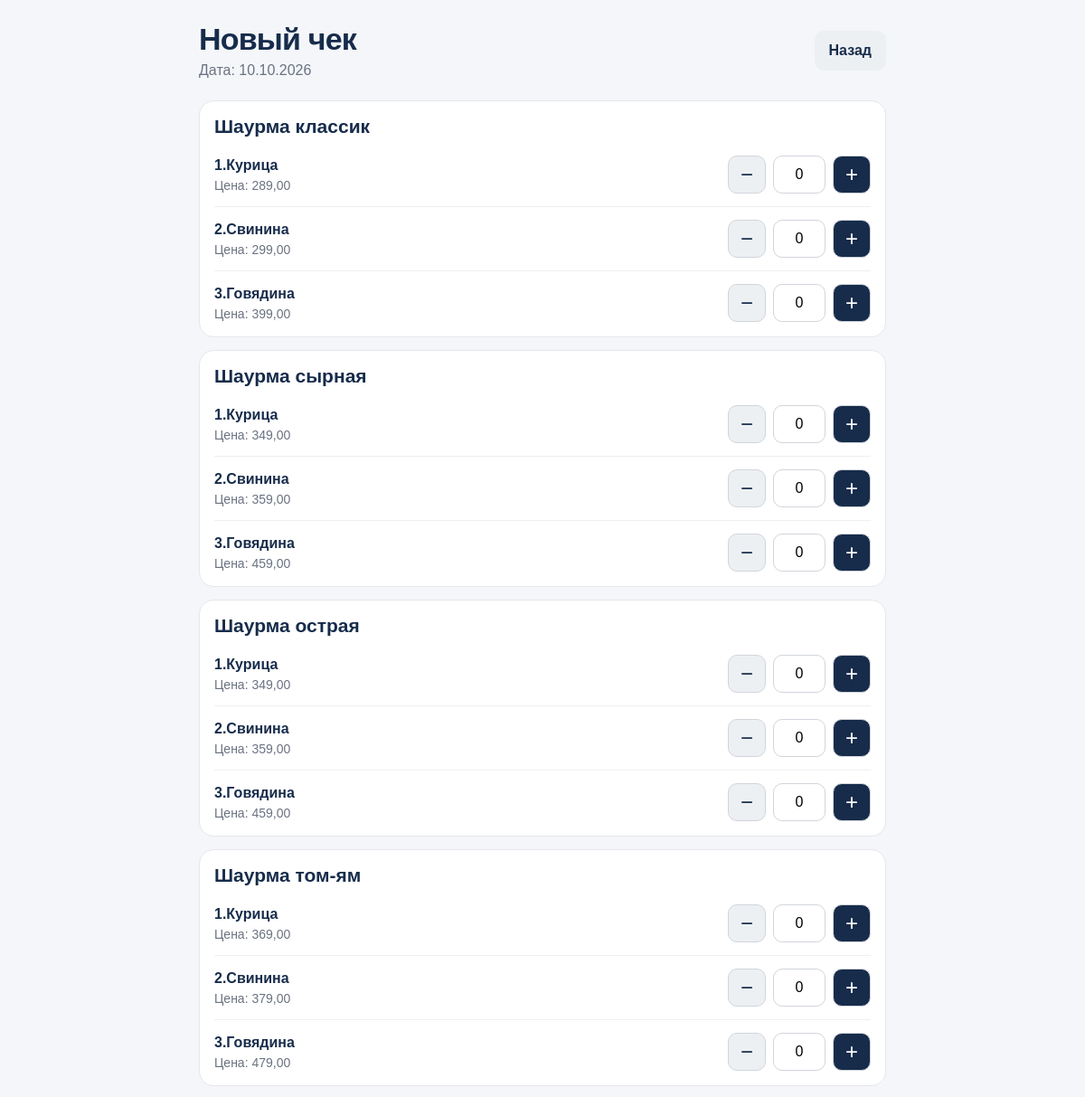
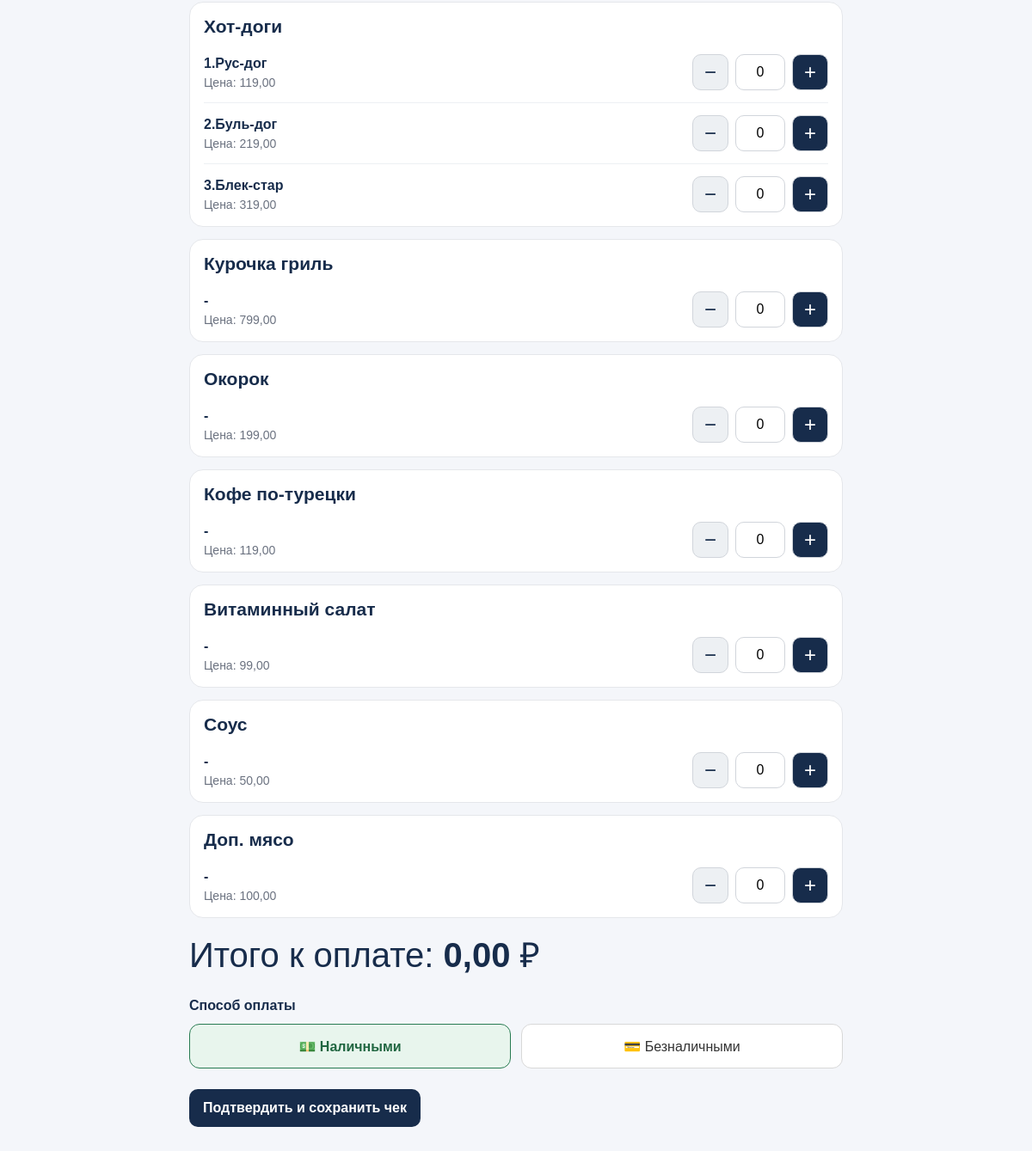
Screenshot of /receipt/new/ (signed in) with the database file from the repository (2 pictures, top to bottom).
### workplace/models.py (models this page shows, shortened)
class Report(models.Model):
    date = models.DateField("Дата", unique=True)
    is_closed = models.BooleanField("День закрыт", default=False)
    closed_at = models.DateTimeField(
        "Время закрытия",
        null=True,
        blank=True,
    )
    closed_by = models.ForeignKey(
        settings.AUTH_USER_MODEL,
        on_delete=models.SET_NULL,
        null=True,
        blank=True,
        related_name="closed_reports",
        verbose_name="Кто закрыл",
    )
    class Meta:
        ordering = ["-date"]
        verbose_name = "Дневной отчёт"
        verbose_name_plural = "Дневные отчёты"

class Product(models.Model):
    name = models.CharField("Название товара", max_length=200)
    is_active = models.BooleanField("Активен", default=True)
    sort_order = models.PositiveIntegerField("Порядок сортировки", default=0)
    class Meta:
        ordering = ["sort_order", "name"]
        verbose_name = "Товар"
        verbose_name_plural = "Товары"

class ProductVariant(models.Model):
    product = models.ForeignKey(
        Product,
        on_delete=models.CASCADE,
        related_name="variants",
        verbose_name="Товар",
    )
    name = models.CharField("Название варианта", max_length=200)
    price = models.DecimalField(
        "Цена",
        max_digits=10,
        decimal_places=2,
    )
    is_active = models.BooleanField("Активен", default=True)
    class Meta:
        ordering = ["product__name", "name"]
        constraints = [
            models.UniqueConstraint(
                fields=["product", "name"],
                name="unique_variant_name_per_product",
            ),
        ]
        verbose_name = "Вариант товара"
        verbose_name_plural = "Варианты товаров"

### workplace/views.py (the view)
# urls.py: path("receipt/new/", views.new_receipt, name="new_receipt"),
@login_required
def new_receipt(request):
    report = get_today_report()
    if report.is_closed:
        return redirect("index")
    products = get_ordered_products()
    return render(request, "workplace/new_receipt.html", {
        "products": products,
        "submission_token": uuid.uuid4(),
        "report": report,
    })

### workplace/views.py (called while the page is built)
def get_today_report():
    today = timezone.localdate()
    report, _ = Report.objects.get_or_create(date=today)
    return report

def get_ordered_products():
    return Product.objects.filter(
        is_active=True,
        variants__is_active=True,
    ).distinct().order_by(
        "sort_order",
        "name",
    ).prefetch_related("variants")

### workplace/templates/workplace/new_receipt.html (shortened to what this page needs)
{% extends "workplace/base.html" %}
{% block content %}
<main class="page">
    <header class="page-header">
        <div>
            <h1>Новый чек</h1>
            <p>Дата: {{ report.date|date:"d.m.Y" }}</p>
        </div>
        <a class="back-link" href="{% url 'index' %}">Назад</a>
    </header>
    <form method="post" action="{% url 'create_receipt' %}"
        data-confirm="receipt">
        {% for product in products %}
            <section class="product-card receipt-product">
                <h2>{{ product.name }}</h2>
                {% for variant in product.variants.all %}
                    {% if variant.is_active %}
                        <div class="variant-row">
                            <div class="variant-info">
                                <strong>{{ variant.name }}</strong>
                                <span>Цена: {{ variant.price|floatformat:2 }}</span>
                            </div>
                            <div class="quantity-control">
                                <button type="button" class="quantity-button minus" aria-label="Уменьшить количество">−</button>
                                <input
                                    type="number"
                                    name="quantity_{{ variant.id }}"
                                    value="0"
                                    min="0"
                                    step="1"
                                    inputmode="numeric"
                                    class="quantity-input"
                                >
                                <button type="button" class="quantity-button plus" aria-label="Увеличить количество">+</button>
                            </div>
                        </div>
                    {% endif %}
                {% endfor %}
            </section>
        {% empty %}
            <p class="empty-message">
                Сначала добавь товары и варианты в административной панели.
            </p>
        {% endfor %}
            <div class="checkout-total">
                <span>Итого к оплате:</span>
                <strong id="checkout-total">0.00 ₽</strong>
            </div>
            <div class="payment-method">
            <label for="payment_method">Способ оплаты</label>
            <div class="payment-options">
                <label class="payment-option">
                    <span>💵 Наличными</span>
                </label>
                <label class="payment-option">
                    <span>💳 Безналичными</span>
                </label>
            </div>
        </div>
        {% if products %}
            <button class="primary-button" type="submit">
                Подтвердить и сохранить чек
            </button>
        {% endif %}
    </form>
</main>
{% endblock %}

### workplace/templates/workplace/base.html (shortened to what this page needs)
{% load static %}
<!DOCTYPE html>
<html lang="ru">
<head>
    <link rel="stylesheet" href="{% static 'workplace/style.css' %}">
</head>
<body>
    {% block content %}{% endblock %}
</body>
</html>

### workplace/static/workplace/style.css (style rules this page uses)
:root { font-family: Arial, sans-serif; color: #172c4b; background: #f4f6fa; font-synthesis: none; text-rendering: optimizeLegibility; -webkit-tap-highlight-color: transparent; }
* { box-sizing: border-box; }
body { margin: 0; min-width: 320px; }
button, input { font: inherit; }
button { cursor: pointer; }
a { color: inherit; text-decoration: none; }
h1, h2, h3, p { margin-top: 0; }
h1 { margin-bottom: 8px; font-size: clamp(26px, 5vw, 34px); letter-spacing: -0.8px; }
h2 { margin-bottom: 6px; font-size: 21px; }
.quantity-control { display: flex; align-items: center; gap: 12px; flex-shrink: 0; }
.quantity-button { display: inline-flex; align-items: center; justify-content: center; width: 44px; height: 44px; border: 0; border-radius: 13px; font-size: 25px; }
.primary-button { display: inline-flex; align-items: center; justify-content: center; min-height: 46px; padding: 12px 18px; color: #ffffff; background: #315de8; border: 0; border-radius: 11px; font-weight: 700; }
.page { width: min(100% - 24px, 760px); margin: 0 auto; padding: 24px 0 40px; }
.page-header, .product-header, .product-total, .history-row, .history-row > div { display: flex; align-items: center; justify-content: space-between; gap: 12px; }
.page-header { margin-bottom: 24px; }
.page-header h1, .product-header h2, .history h2 { margin: 0; }
.page-header p { margin: 6px 0 0; color: #6b7280; }
.logout-button, .quantity-button { border: 0; border-radius: 10px; cursor: pointer; font: inherit; }
.summary-card, .product-card { background: #fff; border: 1px solid #e5e7eb; border-radius: 16px; padding: 16px; }
.summary-card span, .variant-info span, .history-row span { color: #6b7280; font-size: 14px; }
.variant-row { display: flex; align-items: center; justify-content: space-between; gap: 12px; padding: 14px 0; border-bottom: 1px solid #edf0f3; }
.variant-row:last-child { border-bottom: 0; padding-bottom: 0; }
.variant-info { display: flex; flex-direction: column; gap: 5px; min-width: 0; }
.quantity-button { width: 40px; height: 40px; font-size: 24px; }
.quantity-button.minus { background: #edf0f3; color: #172c4b; }
.quantity-button.plus { background: #172c4b; color: #fff; }
.primary-button, .danger-button, .back-link { display: inline-flex; align-items: center; justify-content: center; min-height: 44px; padding: 11px 16px; border: 0; border-radius: 10px; text-decoration: none; font: inherit; font-weight: 600; cursor: pointer; }
.primary-button { background: #172c4b; color: #fff; }
.back-link { background: #edf0f3; color: #172c4b; }
.receipt-product { margin-bottom: 14px; }
.quantity-control { display: flex; align-items: center; gap: 8px; }
.quantity-button { width: 42px; height: 42px; border: 1px solid #d1d5db; border-radius: 10px; background: #fff; color: #172c4b; font-size: 24px; cursor: pointer; display: flex; align-items: center; justify-content: center; }
.quantity-input { width: 58px; height: 42px; box-sizing: border-box; border: 1px solid #d1d5db; border-radius: 10px; text-align: center; font-size: 16px; }
.quantity-input { appearance: textfield; }
.payment-method { margin: 24px 0; }
.payment-method > label { display: block; margin-bottom: 12px; font-weight: 600; }
.payment-options { display: flex; flex-wrap: wrap; gap: 12px; }
.payment-option { flex: 1; min-width: 180px; cursor: pointer; }
.payment-option span { display: flex; align-items: center; justify-content: center; min-height: 52px; padding: 12px 18px; border: 1px solid #d8d8d8; border-radius: 12px; background: #fff; color: #333; transition: background 0.2s, border-color 0.2s, color 0.2s; }
.payment-option input:checked + span { border-color: #287b52; background: #e8f5ed; color: #206641; font-weight: 600; }
.checkout-total { font-size: 40px; }

### rows the page displays
Report: date "10.10.2026"
Product: name "Шаурма классик"
ProductVariant: name "1.Курица", price "289,00"
ProductVariant: name "2.Свинина", price "299,00"
ProductVariant: name "3.Говядина", price "399,00"
Product: name "Шаурма сырная"
ProductVariant: name "1.Курица", price "349,00"
ProductVariant: name "2.Свинина", price "359,00"
ProductVariant: name "3.Говядина", price "459,00"
Product: name "Шаурма острая"
ProductVariant: name "1.Курица", price "349,00"
ProductVariant: name "2.Свинина", price "359,00"
ProductVariant: name "3.Говядина", price "459,00"
Product: name "Шаурма том-ям"
ProductVariant: name "1.Курица", price "369,00"
ProductVariant: name "2.Свинина", price "379,00"
ProductVariant: name "3.Говядина", price "479,00"
Product: name "Хот-доги"
ProductVariant: name "1.Рус-дог", price "119,00"
ProductVariant: name "2.Буль-дог", price "219,00"
ProductVariant: name "3.Блек-стар", price "319,00"
Product: name "Курочка гриль"
ProductVariant: name "-", price "799,00"
Product: name "Окорок"
ProductVariant: name "-", price "199,00"
Product: name "Кофе по-турецки"
ProductVariant: name "-", price "119,00"
Product: name "Витаминный салат"
ProductVariant: name "-", price "99,00"
Product: name "Соус"
ProductVariant: name "-", price "50,00"
Product: name "Доп. мясо"
ProductVariant: name "-", price "100,00"
